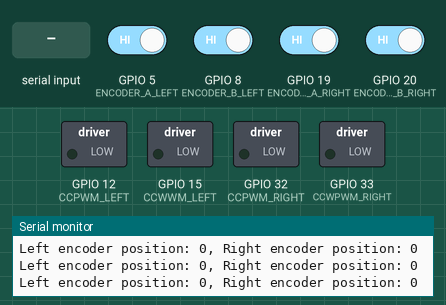
Recording of a sketch running on a simulated ESP32. On the bench: switched loads named in the sketch (green lamp = pin HIGH), the last lines printed to the serial monitor. Inputs (shaded band) come from the test bench; at power-on: GPIO 5 (ENCODER_A_LEFT), GPIO 8 (ENCODER_B_LEFT), GPIO 19 (ENCODER_A_RIGHT), GPIO 20 (ENCODER_B_RIGHT) HIGH.

Above: at 1.2 s.
1.3 s: "left,1\n" received over Serial
At 1.9 s:
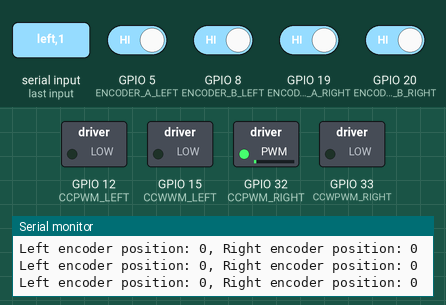
2.8 s: "left,150\n" received over Serial
At 3.1 s:
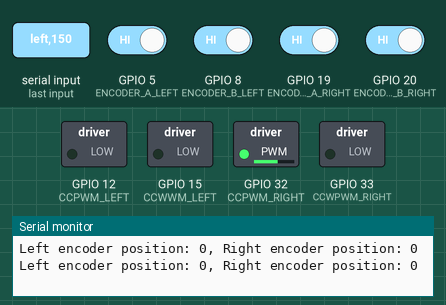
4.3 s: "90,45\n" received over Serial
At 5.4 s:
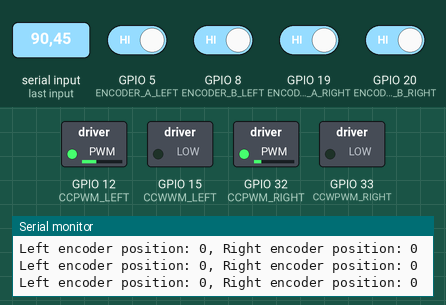
5.8 s: "30,150\n" received over Serial
At 6.5 s:
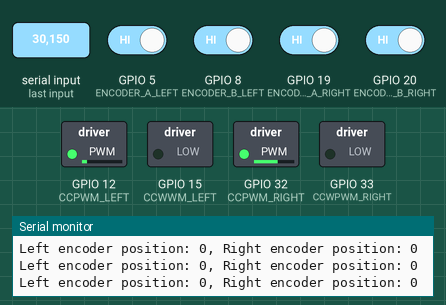
7.3 s: "1,90\n" received over Serial
At 7.6 s:
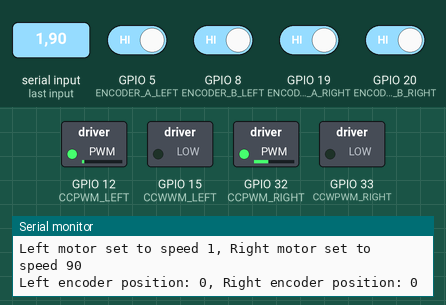
Timing chart, 0 to 9.8 s (numbered marks = the images above; inputs shaded):
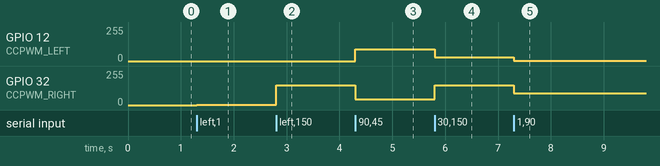

Measured:
- after the input at 1.3 s, GPIO 32 (CCPWM_RIGHT): 0/255 → 1/255 at once
- after the input at 2.8 s, GPIO 32 (CCPWM_RIGHT): 1/255 → 149/255 at once
- after the input at 4.3 s, GPIO 12 (CCPWM_LEFT): 0/255 → 90/255 at once; GPIO 32 (CCPWM_RIGHT): 149/255 → 45/255 at once
- after the input at 5.8 s, GPIO 12 (CCPWM_LEFT): 90/255 → 30/255 at once; GPIO 32 (CCPWM_RIGHT): 45/255 → 149/255 at once
- after the input at 7.3 s, GPIO 12 (CCPWM_LEFT): 30/255 → 1/255 at once; GPIO 32 (CCPWM_RIGHT): 149/255 → 90/255 at once

The sketch:

motoare.ino
```cpp
#include <Arduino.h>

// Define pins for left motor
#define CCPWM_LEFT 12
#define CCWWM_LEFT 15

// Define encoder pins for left motor
#define ENCODER_A_LEFT 5  // GPIO34 for ENCODER_A (input only)
#define ENCODER_B_LEFT 8  // GPIO35 for ENCODER_B (input only)

// Define pins for right motor
#define CCPWM_RIGHT 32
#define CCWPWM_RIGHT 33

// Define encoder pins for right motor
#define ENCODER_A_RIGHT 19
#define ENCODER_B_RIGHT 20

// PWM settings
#define PWM_FREQ 10000
#define PWM_RESOLUTION 8  // 8-bit resolution (0-255)

// PWM channels
#define PWM_CHANNEL_CCPWM_LEFT 0
#define PWM_CHANNEL_CCWWM_LEFT  1
#define PWM_CHANNEL_CCPWM_RIGHT 2
#define PWM_CHANNEL_CCWPWM_RIGHT 3

// Variables to store encoder positions
volatile long encoderPositionLeft = 0;
volatile long encoderPositionRight = 0;

// Variables to store the last state of encoder pins
volatile int lastEncodedLeft = 0;
volatile int lastEncodedRight = 0;

// Variables to store the current speed commands
int currentSpeedLeft = 0;
int currentSpeedRight = 0;

void IRAM_ATTR updateEncoderLeft() {
  int MSB = digitalRead(ENCODER_A_LEFT);  // Most significant bit
  int LSB = digitalRead(ENCODER_B_LEFT);  // Least significant bit

  int encoded = (MSB << 1) | LSB;           // Convert the 2 bits to a single value
  int sum = (lastEncodedLeft << 2) | encoded;  // Combine previous and current

  if (sum == 0b1101 || sum == 0b0100 || sum == 0b0010 || sum == 0b1011)
    encoderPositionLeft++;
  if (sum == 0b1110 || sum == 0b0111 || sum == 0b0001 || sum == 0b1000)
    encoderPositionLeft--;

  lastEncodedLeft = encoded;  // Store this value for next time
}

void IRAM_ATTR updateEncoderRight() {
  int MSB = digitalRead(ENCODER_A_RIGHT);  // Most significant bit
  int LSB = digitalRead(ENCODER_B_RIGHT);  // Least significant bit

  int encoded = (MSB << 1) | LSB;           // Convert the 2 bits to a single value
  int sum = (lastEncodedRight << 2) | encoded;  // Combine previous and current

  if (sum == 0b1101 || sum == 0b0100 || sum == 0b0010 || sum == 0b1011)
    encoderPositionRight++;
  if (sum == 0b1110 || sum == 0b0111 || sum == 0b0001 || sum == 0b1000)
    encoderPositionRight--;

  lastEncodedRight = encoded;  // Store this value for next time
}

void setup() {
  // Initialize Serial communication
  Serial.begin(115200);
  Serial.println("Program started. Enter commands to control motors in format 'speedLeft,speedRight'.");

  // Setup PWM channels for left motor
  ledcSetup(PWM_CHANNEL_CCPWM_LEFT, PWM_FREQ, PWM_RESOLUTION);
  ledcSetup(PWM_CHANNEL_CCWWM_LEFT, PWM_FREQ, PWM_RESOLUTION);

  // Setup PWM channels for right motor
  ledcSetup(PWM_CHANNEL_CCPWM_RIGHT, PWM_FREQ, PWM_RESOLUTION);
  ledcSetup(PWM_CHANNEL_CCWPWM_RIGHT, PWM_FREQ, PWM_RESOLUTION);

  // Attach the channels to the GPIO pins
  ledcAttachPin(CCPWM_LEFT, PWM_CHANNEL_CCPWM_LEFT);
  ledcAttachPin(CCWWM_LEFT, PWM_CHANNEL_CCWWM_LEFT);
  ledcAttachPin(CCPWM_RIGHT, PWM_CHANNEL_CCPWM_RIGHT);
  ledcAttachPin(CCWPWM_RIGHT, PWM_CHANNEL_CCWPWM_RIGHT);

  // Initialize encoder pins as inputs
  pinMode(ENCODER_A_LEFT, INPUT_PULLUP);
  pinMode(ENCODER_B_LEFT, INPUT_PULLUP);
  pinMode(ENCODER_A_RIGHT, INPUT_PULLUP);
  pinMode(ENCODER_B_RIGHT, INPUT_PULLUP);

  // Read the initial state of encoder pins
  int encoder_A_Left = digitalRead(ENCODER_A_LEFT);
  int encoder_B_Left = digitalRead(ENCODER_B_LEFT);
  lastEncodedLeft = (encoder_A_Left << 1) | encoder_B_Left;

  int encoder_A_Right = digitalRead(ENCODER_A_RIGHT);
  int encoder_B_Right = digitalRead(ENCODER_B_RIGHT);
  lastEncodedRight = (encoder_A_Right << 1) | encoder_B_Right;

  // Attach interrupts for encoders
  attachInterrupt(digitalPinToInterrupt(ENCODER_A_LEFT), updateEncoderLeft, CHANGE);
  attachInterrupt(digitalPinToInterrupt(ENCODER_B_LEFT), updateEncoderLeft, CHANGE);
  attachInterrupt(digitalPinToInterrupt(ENCODER_A_RIGHT), updateEncoderRight, CHANGE);
  attachInterrupt(digitalPinToInterrupt(ENCODER_B_RIGHT), updateEncoderRight, CHANGE);
}

// Function to set motor speed and direction
void setMotorSpeed(const char* motor, int speed) {
  int speed_value = abs(speed);
  if (speed_value > 255)
    speed_value = 255;

  int rpwm_channel, lpwm_channel;

  if (strcmp(motor, "left") == 0) {
    rpwm_channel = PWM_CHANNEL_CCPWM_LEFT;
    lpwm_channel = PWM_CHANNEL_CCWWM_LEFT;
    currentSpeedLeft = speed;
  } else if (strcmp(motor, "right") == 0) {
    rpwm_channel = PWM_CHANNEL_CCPWM_RIGHT;
    lpwm_channel = PWM_CHANNEL_CCWPWM_RIGHT;
    currentSpeedRight = speed;
  } else {
    // Invalid motor name
    Serial.println("Invalid motor name.");
    return;
  }

  if (speed > 0) {
    // Forward
    ledcWrite(rpwm_channel, speed_value);
    ledcWrite(lpwm_channel, 0);
  } else if (speed < 0) {
    // Backward
    ledcWrite(rpwm_channel, 0);
    ledcWrite(lpwm_channel, speed_value);
  } else {
    // Stop
    ledcWrite(rpwm_channel, 0);
    ledcWrite(lpwm_channel, 0);
  }
}

// Function to parse and execute commands from Serial
void parseCommand(String command) {
  // Stop motors if command is '0,0'
  if (command == "0,0") {
    setMotorSpeed("left", 0);
    setMotorSpeed("right", 0);
    currentSpeedLeft = 0;
    currentSpeedRight = 0;
    Serial.println("Motors stopped.");
    return;
  }

  // Expected command format: "speedLeft,speedRight"
  command.trim();  // Remove any leading/trailing whitespace

  int commaIndex = command.indexOf(',');
  if (commaIndex == -1) {
    Serial.println("Invalid command format. Use 'speedLeft,speedRight'.");
    return;
  }

  String speedLeftStr = command.substring(0, commaIndex);
  String speedRightStr = command.substring(commaIndex + 1);

  speedLeftStr.trim();
  speedRightStr.trim();

  int speedLeft = speedLeftStr.toInt();
  int speedRight = speedRightStr.toInt();

  if (speedLeft < -255 || speedLeft > 255 || speedRight < -255 || speedRight > 255) {
    Serial.println("Speeds must be between -255 and 255.");
    return;
  }

  setMotorSpeed("left", speedLeft);
  setMotorSpeed("right", speedRight);

  Serial.print("Left motor set to speed ");
  Serial.print(speedLeft);
  Serial.print(", Right motor set to speed ");
  Serial.println(speedRight);
}

// The loop routine runs over and over again forever.
void loop() {
  // Check if there is serial input
  if (Serial.available() > 0) {
    String input = Serial.readStringUntil('\n');
    input.trim();  // Remove any leading/trailing whitespace
    if (input.length() > 0) {
      parseCommand(input);
    }
  }

  // Display encoder positions every 200 ms
  static unsigned long lastDisplayTime = 0;
  if (millis() - lastDisplayTime >= 200) {
    lastDisplayTime = millis();
    Serial.print("Left encoder position: ");
    Serial.print(encoderPositionLeft);
    Serial.print(", Right encoder position: ");
    Serial.println(encoderPositionRight);
  }
}
```
